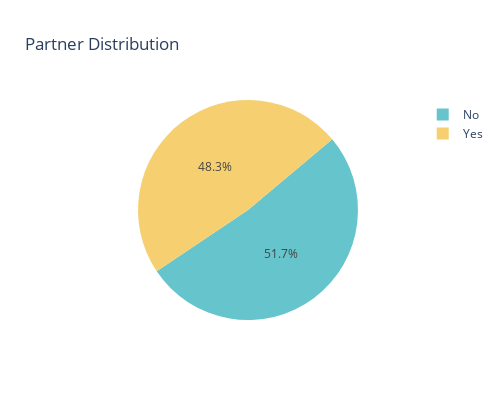
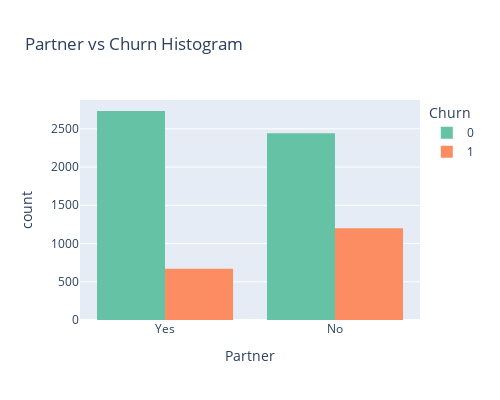

The notebook cell saved with these charts, in order:
### Code cell
analyze_category(df, 'Partner')

### Figure 1 — Plotly figure (JSON) as saved in the notebook; plotly's stock layout.template omitted (floating-point values rounded to 4 significant figures)
{"data": [{"domain": {"x": [0, 1], "y": [0, 1]}, "hovertemplate": "label=%{label}<br>value=%{value}<extra></extra>", "labels": ["No", "Yes"], "legendgroup": "", "name": "", "rotation": 50, "showlegend": true, "type": "pie", "values": [3641, 3402]}], "layout": {"height": 400, "legend": {"tracegroupgap": 0}, "piecolorway": ["rgb(102, 197, 204)", "rgb(246, 207, 113)", "rgb(248, 156, 116)", "rgb(220, 176, 242)", "rgb(135, 197, 95)", "rgb(158, 185, 243)", "rgb(254, 136, 177)", "rgb(201, 219, 116)", "rgb(139, 224, 164)", "rgb(180, 151, 231)", "rgb(179, 179, 179)"], "title": {"text": "Partner Distribution"}, "width": 500}}

### Figure 2 — Plotly figure (JSON) as saved in the notebook; plotly's stock layout.template omitted (floating-point values rounded to 4 significant figures; data arrays with more than 128 entries replaced by an {"elided": "..."} marker saying what was removed)
{"data": [{"alignmentgroup": "True", "bingroup": "x", "hovertemplate": "Churn=0<br>Partner=%{x}<br>count=%{y}<extra></extra>", "legendgroup": "0", "marker": {"color": "rgb(102,194,165)", "pattern": {"shape": ""}}, "name": "0", "offsetgroup": "0", "orientation": "v", "showlegend": true, "type": "histogram", "x": {"elided": "5174 str values"}, "xaxis": "x", "yaxis": "y"}, {"alignmentgroup": "True", "bingroup": "x", "hovertemplate": "Churn=1<br>Partner=%{x}<br>count=%{y}<extra></extra>", "legendgroup": "1", "marker": {"color": "rgb(252,141,98)", "pattern": {"shape": ""}}, "name": "1", "offsetgroup": "1", "orientation": "v", "showlegend": true, "type": "histogram", "x": {"elided": "1869 str values"}, "xaxis": "x", "yaxis": "y"}], "layout": {"barmode": "group", "height": 400, "legend": {"title": {"text": "Churn"}, "tracegroupgap": 0}, "title": {"text": "Partner vs Churn Histogram"}, "width": 500, "xaxis": {"anchor": "y", "domain": [0, 1], "title": {"text": "Partner"}}, "yaxis": {"anchor": "x", "domain": [0, 1], "title": {"text": "count"}}}}
